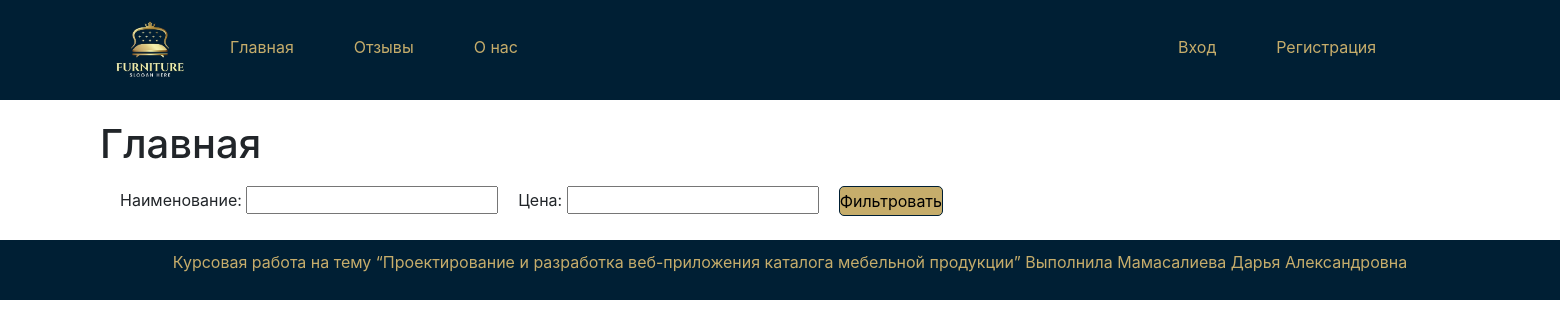
Before: / with the older database file.
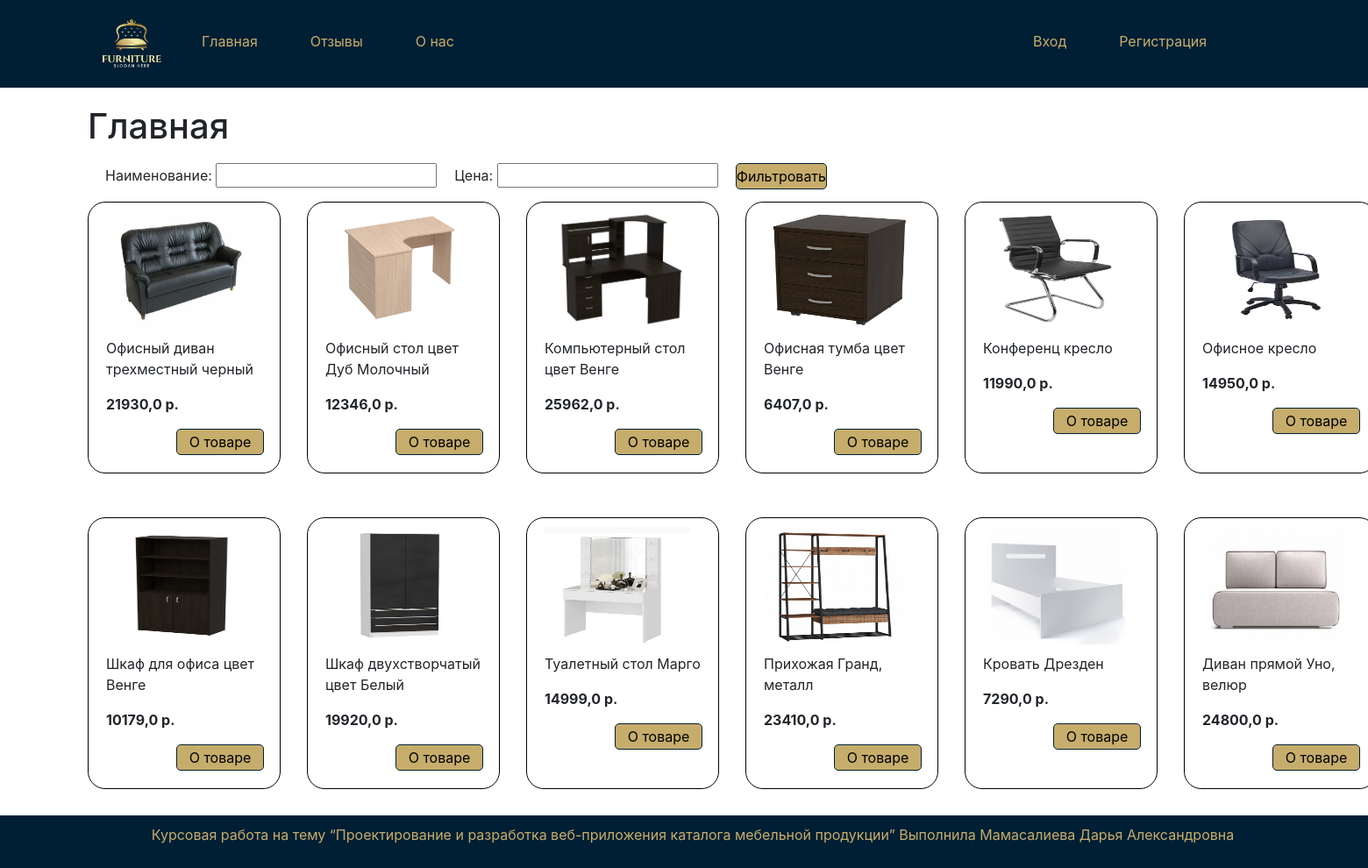
After: the same page with the newer database file.
### myapp/models.py (models this page shows, shortened)
class Goog(models.Model):
    objects = None
    title = models.CharField('Наименование', max_length=100)
    description = models.TextField('Описание')
    price = models.FloatField('Цена', max_length=50)
    photo = models.ImageField(upload_to="photos", default=None, blank=True, null=True, verbose_name="Фото")
    class Meta:
        verbose_name = 'Товар'
        verbose_name_plural = 'Товары'

### myapp/views.py (the view)
# urls.py: path('', index, name="index"),
def index(request):
    tasks_all = Goog.objects.order_by('id')
    tasks = PostFilter(request.GET, queryset=tasks_all)
    context = {
        'posts': tasks,
        'title': 'Гланая страница'
    }
    return render(request, 'myapp/index.html', context)

### myapp/templates/myapp/index.html (shortened to what this page needs)
{% extends "myapp/base.html" %}
{% block content %}
<div class="zalogo">
    <h1>Главная</h1>
</div>
{% if posts %}
<div class="containers">
    <form method="get" class="form-filter">
        <div class="fil">
            {{ posts.form.as_p }}
            <button type="submit" class="filt">Фильтровать</button>
        </div>
    </form>
</div>
<div class="total">
    {% for post in posts.qs %}
    <div class="media">
        <img width="166" height="134" src="media/{{ post.photo }}">
        <p class="title" style="width: 180px;"> {{ post.title }}</p>
        <p class="price"><b>{{ post.price }} р.</b></p>
        <button class="model" style="height: 30px; width: 100px;" onclick="location.href = '{% url 'goog-detail' post.id %}'">О товаре</button>
    </div>
    {% endfor %}
</div>
{% else %}
<p>Нет записей</p>
{% endif %}
{% endblock content %}

### myapp/templates/myapp/base.html (shortened to what this page needs)
{% load static %}
<!DOCTYPE html>
<html>
<head>
     <link href="https://cdn.jsdelivr.net/npm/bootstrap@5.3.3/dist/css/bootstrap.min.css" rel="stylesheet">
     <link rel="stylesheet" type="text/css" href="{% static 'css/style.css' %}">
</head>
<body>
<header >
        <div class="containers">
            <div class="navbars">
                <img class="logo" src="{% static 'img/logo.jpg'%}" >
                <a class="nav-link" href="{% url 'index' %}">Главная</a>
                <a class="nav-link" href="{% url 'reviews' %}">Отзывы</a>
                <a class="nav-link" href="{% url 'onas' %}">О нас</a>
                <div class="navbar-nava">
                {% if user.is_authenticated %}
                <a class="nav-item nav-link" href="{% url 'orders-list' %}">Заявки</a>
                <a class="nav-link" href="{% url 'profile' %}">Профиль</a>
                <a class="nav-link" href="{% url 'logout' %}">Выход</a>
                {% else %}
                <a class="nav-link" href="{% url 'login' %}">Вход</a>
                <a class="nav-link" href="{% url 'register' %}">Регистрация</a>
                {% endif %}
                </div>
            </div>
        </div>
</header>
{% block content %}{% endblock %}
<footer class="text-center">
    <p><a href="{% url 'index' %}">Курсовая работа на тему “Проектирование и разработка веб-приложения каталога мебельной продукции” Выполнила Мамасалиева Дарья Александровна</a></p>
</footer>
</body>
</html>

### static/css/style.css (style rules this page uses)
* { margin: 0; padding: 0; font-family: Inter; }
.navbar-nava { margin-left: 600px; display: flex; }
.nav-link { text-align: center; color: black; text-decoration: none; margin-right: 60px; margin-top: 35px; }
.navbars a { color: #c6ad6b; }
.navbars { display: flex; }
header { background-color: #001f34; }
.total { margin-left: 100px; display: grid; grid-template-columns: repeat(7, 220px); grid-template-rows: auto; gap: 30px; }
footer { background-color: #001f34; height: 60px; }
footer a { text-decoration: none; color: #c6ad6b; }
footer p { padding-top: 10px; }
.logo { height: 100px; width: auto; margin-right: 30px; }
.zalogo { margin-left: 100px; margin-top: 20px; }
button { background-color: #c6ad6b; border: 1px solid #001f34; }
.containers { margin-left: 100px; }
.media { border: 1px solid black; position: relative; margin-bottom: 20px; border-radius: 20px; }
.media img,p { margin-top: 10px; margin-left: 20px; }
.model { margin-bottom: 20px; margin-left: 60px; }
.fil { display: flex; }
.fil button { margin-left: 20px; height: 30px; margin-top: 10px; }
button { border-radius: 5px; }
.model { width: 600px; margin-left: 100px; }

Changed rows visible on the page:
added Goog: photo (picture), title "Офисный диван трехместный черный", price "21930,0"
added Goog: photo (picture), title "Офисный стол цвет Дуб Молочный", price "12346,0"
added Goog: photo (picture), title "Компьютерный стол цвет Венге", price "25962,0"
added Goog: photo (picture), title "Офисная тумба цвет Венге", price "6407,0"
added Goog: photo (picture), title "Конференц кресло", price "11990,0"
added Goog: photo (picture), title "Офисное кресло", price "14950,0"
added Goog: photo (picture), title "Шкаф для офиса цвет Венге", price "10179,0"
added Goog: photo (picture), title "Шкаф двухстворчатый цвет Белый", price "19920,0"
added Goog: photo (picture), title "Туалетный стол Марго", price "14999,0"
added Goog: photo (picture), title "Прихожая Гранд, металл", price "23410,0"
added Goog: photo (picture), title "Кровать Дрезден", price "7290,0"
added Goog: photo (picture), title "Диван прямой Уно, велюр", price "24800,0"
